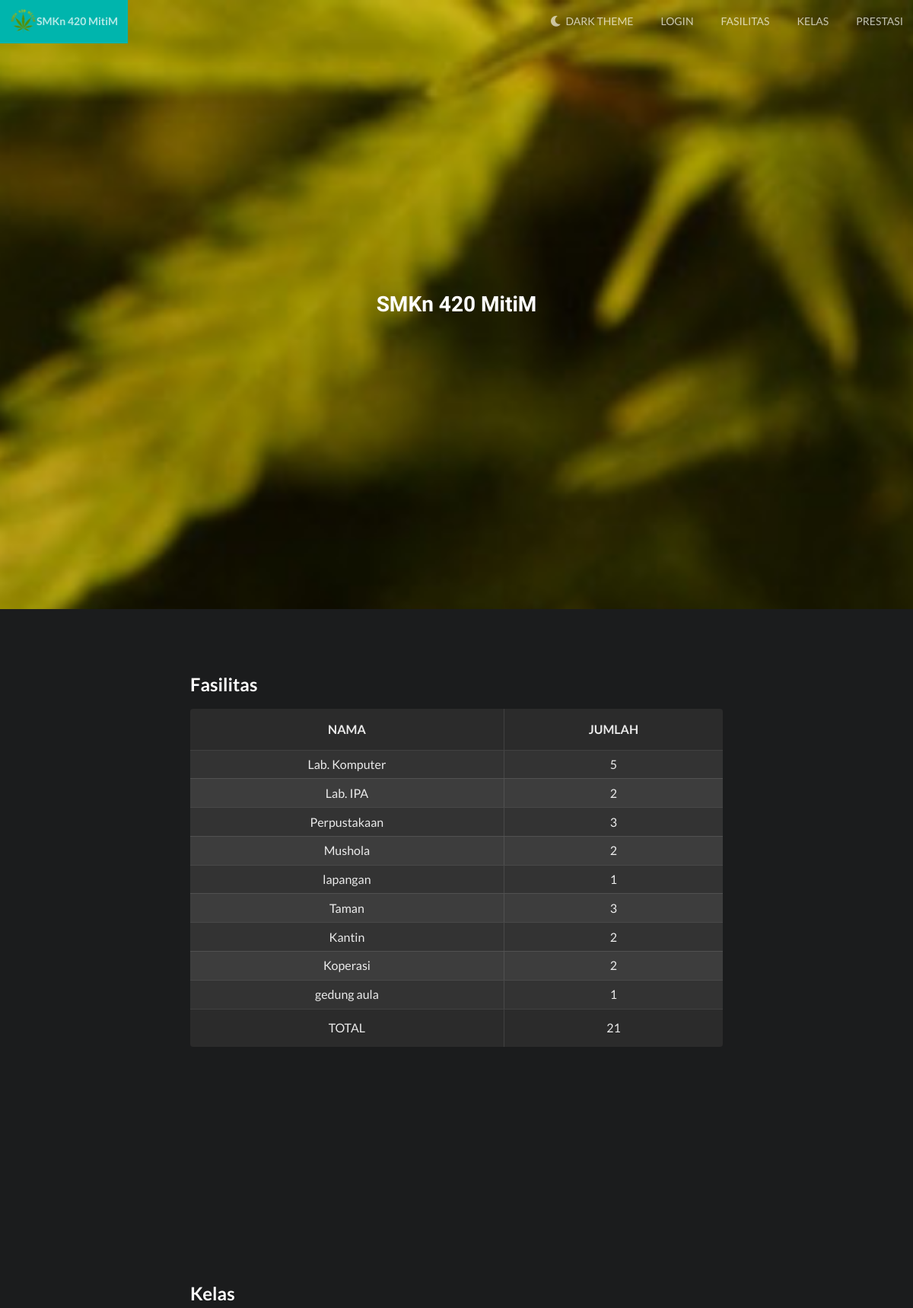
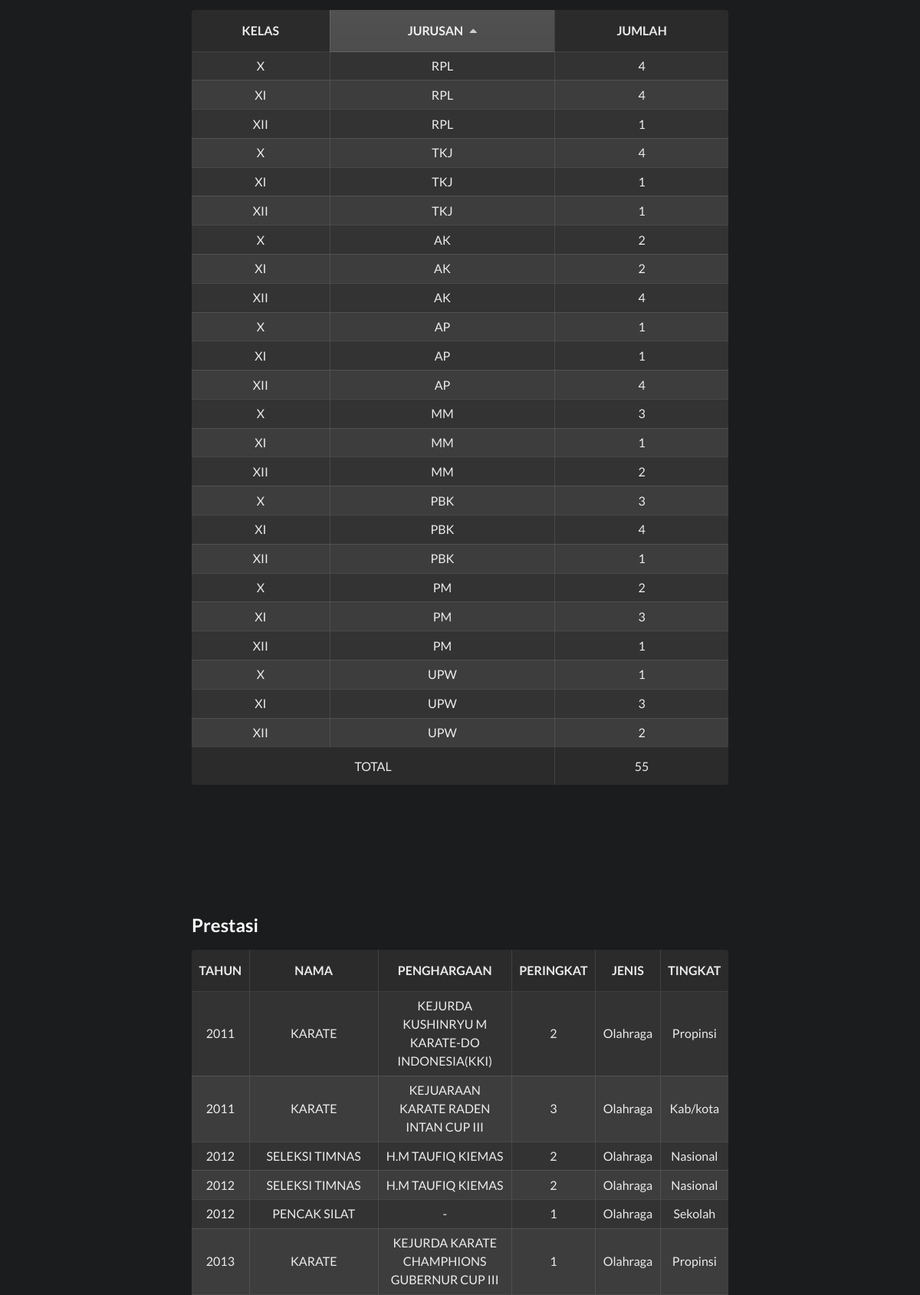
The page / (upper part) on the database its author committed (2 pictures, top to bottom).
### tables this page shows
CREATE TABLE `fasilities` (
	`id` int(1) NOT NULL PRIMARY KEY AUTO_INCREMENT,
	`name` varchar(20) NOT NULL,
	`description` text NOT NULL,
	`total` int(2) NOT NULL
);

CREATE TABLE `classes` (
	`id` int(1) NOT NULL PRIMARY KEY AUTO_INCREMENT,
	`class` char(3) NOT NULL,
	`major_id` int(2) NOT NULL,
	`total` int(2) NOT NULL,
	CONSTRAINT `major_id` FOREIGN KEY (`major_id`) REFERENCES `list_majors` (`id`)
);

CREATE TABLE `list_majors` (
	`id` int(2) NOT NULL PRIMARY KEY AUTO_INCREMENT,
	`short_name` char(5) NOT NULL,
	`long_name` varchar(32) NOT NULL
);

CREATE TABLE `achievements` (
	`id` int(3) NOT NULL PRIMARY KEY AUTO_INCREMENT,
	`year` year NOT NULL,
	`name` varchar(40) NOT NULL,
	`award` varchar(50) NOT NULL,
	`rank` int(1) NOT NULL,
	`type` char(20) NOT NULL,
	`level` char(20) NOT NULL
);

### src/index.php (the view, shortened to what this page needs)
<?php
require 'modules/connect.php';
$title = ['SMKN 420 Bumi Timur ( MitiM )', 'SMKn 420 MitiM'];
$menus = [$_SESSION['loged_in'] ? 'user' : 'login', 'fasilitas', 'kelas', 'prestasi'];
$achievements = $sql->query('SELECT * FROM `achievements`');
$classes = $sql->query('
SELECT
	`class`, `short_name`, `long_name`, `total`
FROM `classes`
JOIN `list_majors`
ON `classes`.`major_id` = `list_majors`.`id`;
');
$fasilities = $sql->query('SELECT * FROM `fasilities`');
?>
<!DOCTYPE html>
<html>
<head>
	<link rel="stylesheet" type="text/css" href="assets/css/semantic.min.css">
	<link rel="stylesheet" type="text/css" href="assets/css/light.css">
</head>
<body>
<div class="pusher">
	<div class="ui grid">
		<div class="computer only row">
			<div class="column">
				<div class="ui fixed secondary menu custom top">
					<a href="#home" class="header item">
						<img src="assets/images/logo.png">
						<?=$title[1]?>
					</a>
					<div class="ui secondary right menu list-menu">
						<a class="ui item theme-changer">
						</a>
<?php foreach($menus as $menu) { ?>
						<a href="#<?=$menu?>" class="item"><?=$menu?></a>
<?php } ?>
					</div>
				</div>
			</div>
		</div>
	</div>
	<div id="home">
		<h1><?=$title[1]?></h1>
	</div>
	<div class="ui inverted text container">
		<div id="fasilitas">
			<h2>fasilitas</h2>
			<table class="ui very compact celled striped unstackable selectable sortable center aligned table">
				<thead>
					<tr>
						<th>nama</th>
						<th>jumlah</th>
					</tr>
				</thead>
				<tbody>
<?php
$total = 0;
while($row = $fasilities->fetch()) {
	$total += intval($row[3]);
?>
					<tr>
						<td><span data-content="<?=$row[2]?>"><?=$row[1]?></span></td>
						<td><?=$row[3]?></td>
					</tr>
<?php } ?>
				</tbody>
				<tfoot>
					<tr>
						<th>Total</th>
						<th><?=$total?></th>
					</tr>
				</tfoot>
			</table>
		</div>
		<div id="kelas">
			<h2>kelas</h2>
			<table class="ui very compact celled striped unstackable selectable sortable center aligned table">
				<thead>
					<tr>
						<th>kelas</th>
						<th class="sorted ascending">jurusan</th>
						<th>jumlah</th>
					</tr>
				</thead>
				<tbody>
<?php
$total = 0;
while($row = $classes->fetch()) {
	$total += intval($row[3]);
?>
					<tr>
						<td><?=$row[0]?></td>
						<td><span data-content="<?=$row[2]?>"><?=$row[1]?></span></td>
						<td><?=$row[3]?></td>
					</tr>
<?php } ?>
				</tbody>
				<tfoot>
					<tr>
						<th colspan="2">Total</th>
						<th><?=$total?></th>
					</tr>
				</tfoot>
			</table>
		</div>
		<div id="prestasi">
			<h2>prestasi</h2>
			<table class="ui very compact celled striped selectable sortable center aligned table">
				<thead>
					<tr>
						<th>tahun</th>
						<th>nama</th>
						<th>penghargaan</th>
						<th>peringkat</th>
						<th>jenis</th>
						<th>tingkat</th>
					</tr>
				</thead>
				<tbody>
<?php while($row = $achievements->fetch()) { ?>
					<tr>
						<td><?=$row[1]?></td>
						<td><?=$row[2]?></td>
						<td><?=$row[3]?></td>
						<td><?=$row[4]?></td>
						<td><?=$row[5]?></td>
						<td><?=$row[6]?></td>
					</tr>
<?php } ?>
				</tbody>
			</table>
		</div>
	</div>
</div>
</body>
</html>

### src/assets/css/light.css (style rules this page uses)
html { scroll-behavior: smooth; }
.custom.top, .custom.top .right { background: transparent!important; }
.custom.top .item { color: white!important; }
.ui.sidebar .item, .ui.right .item, .ui.table thead th, .ui.table tfoot th { text-transform: uppercase; }
#home { background-image: url(../images/bg.jpg); background-repeat: no-repeat; background-position: center; background-attachment: fixed; background-size: cover; background-color: black; display: flex; justify-content: center; align-items: center; }
#home h1 { color: white; font-family: 'Lemonada', cursive; font-size: 2rem; }
#home, #fasilitas, #kelas, #prestasi { min-height: 100vh; padding: 6rem 0; }
#fasilitas h2, #kelas h2, #prestasi h2 { text-transform: capitalize; }

### src/assets/css/dark.css (style rules this page uses)
body { color: white; }
body.pushable>.pusher { background: #1b1c1d; }
.ui.menu .item:before { width: 0; }

### rows shown on the page
fasilities: name "Lab. Komputer", total "5"
fasilities: name "Lab. IPA", total "2"
fasilities: name "Perpustakaan", total "3"
fasilities: name "Mushola", total "2"
fasilities: name "lapangan", total "1"
fasilities: name "Taman", total "3"
fasilities: name "Kantin", total "2"
fasilities: name "Koperasi", total "2"
fasilities: name "gedung aula", total "1"
classes: class "X", major.short_name "RPL", total "4"
classes: class "XI", major.short_name "RPL", total "4"
classes: class "XII", major.short_name "RPL", total "1"
classes: class "X", major.short_name "TKJ", total "4"
classes: class "XI", major.short_name "TKJ", total "1"
classes: class "XII", major.short_name "TKJ", total "1"
classes: class "X", major.short_name "AK", total "2"
classes: class "XI", major.short_name "AK", total "2"
classes: class "XII", major.short_name "AK", total "4"
classes: class "X", major.short_name "AP", total "1"
classes: class "XI", major.short_name "AP", total "1"
classes: class "XII", major.short_name "AP", total "4"
classes: class "X", major.short_name "MM", total "3"
classes: class "XI", major.short_name "MM", total "1"
classes: class "XII", major.short_name "MM", total "2"
classes: class "X", major.short_name "PBK", total "3"
classes: class "XI", major.short_name "PBK", total "4"
classes: class "XII", major.short_name "PBK", total "1"
classes: class "X", major.short_name "PM", total "2"
classes: class "XI", major.short_name "PM", total "3"
classes: class "XII", major.short_name "PM", total "1"
classes: class "X", major.short_name "UPW", total "1"
classes: class "XI", major.short_name "UPW", total "3"
classes: class "XII", major.short_name "UPW", total "2"
achievements: year "2011", name "KARATE", award "KEJURDA KUSHINRYU M KARATE-DO INDONESIA(KKI)", rank "2", type "Olahraga", level "Propinsi"
achievements: year "2011", name "KARATE", award "KEJUARAAN KARATE RADEN INTAN CUP III", rank "3", type "Olahraga", level "Kab/kota"
achievements: year "2012", name "SELEKSI TIMNAS", award "H.M TAUFIQ KIEMAS", rank "2", type "Olahraga", level "Nasional"
achievements: year "2012", name "SELEKSI TIMNAS", award "H.M TAUFIQ KIEMAS", rank "2", type "Olahraga", level "Nasional"
achievements: year "2012", name "PENCAK SILAT", award "-", rank "1", type "Olahraga", level "Sekolah"
achievements: year "2013", name "KARATE", award "KEJURDA KARATE CHAMPHIONS GUBERNUR CUP III", rank "1", type "Olahraga", level "Propinsi"

### other values the page prints
$title[1] "SMKn 420 MitiM"
$menu "LOGIN"
$menu "FASILITAS"
$menu "KELAS"
$menu "PRESTASI"
$total "21"
$total "55"
